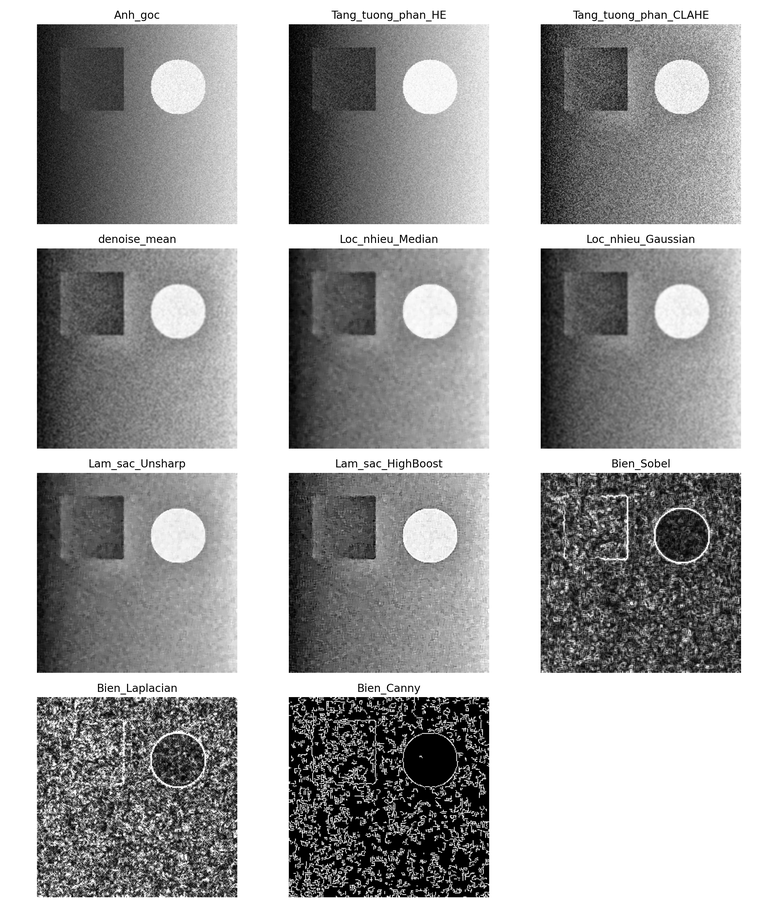
#> input picture outputs/Input_1/Tong_quan_qua_trinh.png, 778 x 907 px, shrunk from 2400 x 2800 before the run
$ python run_demo.py --input outputs/Input_1/Tong_quan_qua_trinh.png   (older library calls are emulated)
#> lines starting #> are read from the running program, lines starting #| are printed output that depends on the picture
### imgproc/io_utils.py
import os
import cv2
from typing import List

# Tạo thư mục nếu chưa tồn tại
def ensure_dir(path: str):
    if path:
        os.makedirs(path, exist_ok=True)

# Kiểm tra file có phải ảnh không
def is_image_file(p: str) -> bool:
    exts = (".png", ".jpg", ".jpeg", ".bmp", ".tif", ".tiff", ".webp")
    return p.lower().endswith(exts)

# Liệt kê tất cả ảnh trong thư mục
def list_images(folder: str) -> List[str]:
    return [os.path.join(folder, f) for f in sorted(os.listdir(folder)) if is_image_file(f)]

# Đọc ảnh ở dạng đen trắng
def load_gray(path: str):
    img = cv2.imread(path, cv2.IMREAD_GRAYSCALE)
    if img is None:
        raise FileNotFoundError(f"Cannot read image: {path}")
    return img

# Lưu ảnh kết quả ra file
def save_image(path: str, img):
    ensure_dir(os.path.dirname(path))
    cv2.imwrite(path, img)

### imgproc/edges.py
import cv2
import numpy as np

# Phát hiện biên theo hướng X-Y sử dụng Sobel
def sobel_edges(img_gray: np.ndarray) -> np.ndarray:
    gx = cv2.Sobel(img_gray, cv2.CV_64F, 1, 0, ksize=3)
    gy = cv2.Sobel(img_gray, cv2.CV_64F, 0, 1, ksize=3)
    mag = cv2.magnitude(gx, gy)
    mag = np.clip(mag, 0, 255).astype(np.uint8)
    return mag

# Phát hiện biên tổng quát (Laplacian)
def laplacian_edges(img_gray: np.ndarray) -> np.ndarray:
    lap = cv2.Laplacian(img_gray, cv2.CV_64F, ksize=3)
    lap = np.absolute(lap)
    lap = np.clip(lap, 0, 255).astype(np.uint8)
    return lap

# Phát hiện biên hiệu quả, lọc nhiễu tốt (Canny)
def canny_edges(img_gray: np.ndarray, t1=100, t2=200) -> np.ndarray:
    return cv2.Canny(img_gray, t1, t2)

### imgproc/pipeline.py
from dataclasses import dataclass
from email.mime import base
from typing import Dict, Any, List, Optional
import numpy as np
import cv2

from . import histogram as H
from . import denoise as D
from . import edges as E
from . import sharpen as S
from . import metrics as M

@dataclass
class PipelineConfig:
    use_he: bool = True
    use_clahe: bool = False
    mean_ksize: Optional[int] = None
    median_ksize: Optional[int] = None
    gauss_ksize: Optional[int] = None
    unsharp_amount: Optional[float] = None
    highboost_A: Optional[float] = None
    edge_methods: List[str] = None  # ["sobel","laplacian","canny"]

def run_pipeline(img_gray: np.ndarray, cfg: PipelineConfig) -> Dict[str, Any]:
    out = {"steps": {}}

    base = img_gray.copy()
    if cfg.use_he:
        base = H.hist_equalize(base)
        out["steps"]["he"] = base
    if cfg.use_clahe:
        base = H.clahe(base)
        out["steps"]["clahe"] = base

    denoised = {}
    if cfg.mean_ksize:
        denoised["mean"] = D.mean_filter(base, cfg.mean_ksize)
    if cfg.median_ksize:
        denoised["median"] = D.median_filter(base, cfg.median_ksize)
    if cfg.gauss_ksize:
        denoised["gauss"] = D.gaussian_filter(base, cfg.gauss_ksize)

    if "median" in denoised:
        current = denoised["median"]
    elif "gauss" in denoised:
        current = denoised["gauss"]
    elif "mean" in denoised:
        current = denoised["mean"]
    else:
        current = base
    out["steps"].update({f"denoise_{k}": v for k, v in denoised.items()})

    if cfg.unsharp_amount:
        current = S.unsharp_mask(current, amount=cfg.unsharp_amount)
        out["steps"]["unsharp"] = current
    if cfg.highboost_A:
        current = S.high_boost(current, A=cfg.highboost_A)
        out["steps"]["highboost"] = current

    edges = {}
    methods = cfg.edge_methods or []
    for m in methods:
        if m == "sobel":
            edges["sobel"] = E.sobel_edges(current)
        elif m == "laplacian":
            edges["laplacian"] = E.laplacian_edges(current)
        elif m == "canny":
            edges["canny"] = E.canny_edges(current)
    out["steps"].update({f"edges_{k}": v for k, v in edges.items()})

    out["metrics"] = {}
    for name, img in out["steps"].items():
        out["metrics"][name] = {
            "psnr_vs_input": M.psnr(img_gray, img),
            "ssim_vs_input": M.ssim(img_gray, img)
        }
    return out

### imgproc/metrics.py
import numpy as np
import cv2

# Đo mức nhiễu
def psnr(ref: np.ndarray, test: np.ndarray, max_val: float = 255.0) -> float:
    ref = ref.astype(np.float64)
    test = test.astype(np.float64)
    mse = np.mean((ref - test)**2)
    if mse == 0:
        return float('inf')
    return 20 * np.log10(max_val) - 10 * np.log10(mse)

# Đo độ giống cấu trúc giữa ảnh gốc và ảnh kết quả
def ssim(ref: np.ndarray, test: np.ndarray) -> float:
    ref = ref.astype(np.float64)
    test = test.astype(np.float64)

    K1, K2 = 0.01, 0.03
    L = 255
    C1, C2 = (K1 * L) ** 2, (K2 * L) ** 2

    gauss = cv2.getGaussianKernel(11, 1.5)
    window = gauss @ gauss.T

    mu1 = cv2.filter2D(ref, -1, window)
    mu2 = cv2.filter2D(test, -1, window)

    mu1_sq = mu1 * mu1
    mu2_sq = mu2 * mu2
    mu1_mu2 = mu1 * mu2

    sigma1_sq = cv2.filter2D(ref * ref, -1, window) - mu1_sq
    sigma2_sq = cv2.filter2D(test * test, -1, window) - mu2_sq
    sigma12   = cv2.filter2D(ref * test, -1, window) - mu1_mu2

    ssim_map = ((2 * mu1_mu2 + C1) * (2 * sigma12 + C2)) / ((mu1_sq + mu2_sq + C1) * (sigma1_sq + sigma2_sq + C2))
    return float(ssim_map.mean())

### imgproc/visualize.py
import os
import cv2
import numpy as np
import matplotlib.pyplot as plt
from .io_utils import ensure_dir

# Tạo figure n x 3, hiển thị ảnh theo thứ tự
def save_grid(out_path: str, titles_imgs):
    n = len(titles_imgs)
    cols = 3
    rows = int(np.ceil(n / cols))
    plt.figure(figsize=(4*cols, 3.5*rows))
    for i, (title, im) in enumerate(titles_imgs, 1):
        plt.subplot(rows, cols, i)
        cmap = 'gray' if (len(im.shape) == 2) else None
        plt.imshow(im, cmap=cmap)
        plt.title(title)
        plt.axis('off')
    ensure_dir(os.path.dirname(out_path))
    plt.tight_layout()
    plt.savefig(out_path, dpi=200)
    plt.close()

### run_demo.py
import os
import argparse
import cv2

from imgproc.io_utils import ensure_dir, load_gray, save_image, list_images, is_image_file
from imgproc.visualize import save_grid
from imgproc.pipeline import PipelineConfig, run_pipeline

def process_one_image(img_path: str, outdir: str, cfg: PipelineConfig):
    name = os.path.splitext(os.path.basename(img_path))[0]
    img = load_gray(img_path)

    # chạy pipeline
    result = run_pipeline(img, cfg)

    vi_names = {
        "clahe": "Tang_tuong_phan_CLAHE",
        "he": "Tang_tuong_phan_HE",
        "denoise_median": "Loc_nhieu_Median",
        "denoise_gauss": "Loc_nhieu_Gaussian",
        "highboost": "Lam_sac_HighBoost",
        "unsharp": "Lam_sac_Unsharp",
        "edges_canny": "Bien_Canny",
        "edges_sobel": "Bien_Sobel",
        "edges_laplacian": "Bien_Laplacian",
    }

    step_imgs = [("Anh_goc", img)]
    for k, v in result["steps"].items():
        vi_name = vi_names.get(k, k)
        out_p = os.path.join(outdir, name, f"{vi_name}.png")
        save_image(out_p, v)
        step_imgs.append((vi_name, v))

    grid_path = os.path.join(outdir, name, "Tong_quan_qua_trinh.png")
    save_grid(grid_path, step_imgs)

    print(f"\n== Metrics for {name} ==")
    for k, m in result["metrics"].items():
        print(f"{k:20s}  PSNR={m['psnr_vs_input']:.2f}  SSIM={m['ssim_vs_input']:.4f}")

def main():
    ap = argparse.ArgumentParser(description="Image Toolkit – Capstone")
    ap.add_argument("--input", required=True, help="Đường dẫn ảnh hoặc thư mục ảnh")
    ap.add_argument("--outdir", default="outputs", help="Thư mục xuất")
    ap.add_argument("--batch", action="store_true", help="Chế độ xử lý cả thư mục")
    ap.add_argument("--he", action="store_true", help="Dùng Histogram Equalization")
    ap.add_argument("--clahe", action="store_true", help="Dùng CLAHE")
    ap.add_argument("--mean", type=int, default=0, help="Kernel mean (0=off)")
    ap.add_argument("--median", type=int, default=0, help="Kernel median (0=off)")
    ap.add_argument("--gauss", type=int, default=0, help="Kernel gaussian (0=off)")
    ap.add_argument("--unsharp", type=float, default=0.0, help="Unsharp amount (0=off)")
    ap.add_argument("--highboost", type=float, default=0.0, help="High-boost A (0=off)")
    ap.add_argument("--edges", nargs="*", default=["sobel","laplacian","canny"],
                    help="Các phương pháp biên: sobel laplacian canny")
    args = ap.parse_args()

    ensure_dir(args.outdir)
    cfg = PipelineConfig(
        use_he=args.he,
        use_clahe=args.clahe,
        mean_ksize=(args.mean or None),
        median_ksize=(args.median or None),
        gauss_ksize=(args.gauss or None),
        unsharp_amount=(args.unsharp if args.unsharp > 0 else None),
        highboost_A=(args.highboost if args.highboost > 0 else None),
        edge_methods=args.edges
    )

    if args.batch:
        if not os.path.isdir(args.input):
            raise ValueError("Ở chế độ --batch, --input phải là thư mục!")
        imgs = [p for p in list_images(args.input)]
        if not imgs:
            print("Không tìm thấy ảnh trong thư mục.")
            return
        for p in imgs:
            print(f"Processing: {p}")
            process_one_image(p, args.outdir, cfg)
    else:
        if not is_image_file(args.input):
            raise ValueError("Hãy chỉ định đường dẫn tới 1 ảnh hợp lệ, hoặc dùng --batch cho thư mục.")
        process_one_image(args.input, args.outdir, cfg)
#> in load_gray, img is the input picture: shape (907, 778); min 0, max 255, mean 166.2
#> the loop in run_pipeline, `for m in methods:` made 3 passes
#> pass 1, in sobel_edges, `gy = cv2.Sobel(img_gray, cv2.CV_64F, 0, 1, ksize=3)`:
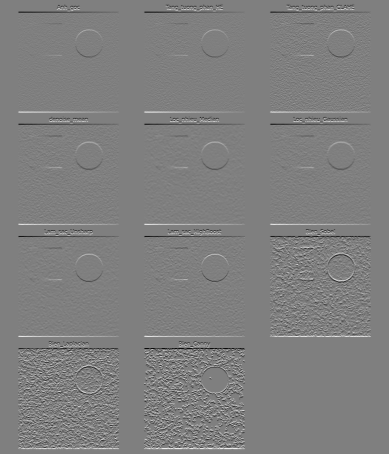
#> gy: shape (907, 778) float64 (shown at 1/2 size); min -1020, max 1020, mean 0; drawn with min black and max white
#> pass 1, in sobel_edges, `mag = cv2.magnitude(gx, gy)`:
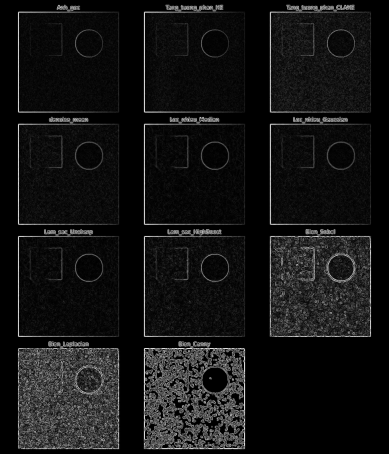
#> mag: shape (907, 778) float64 (shown at 1/2 size); min 0, max 1078.4, mean 85.3; drawn with min black and max white
#> pass 1, in sobel_edges, `mag = np.clip(mag, 0, 255).astype(np.uint8)`:
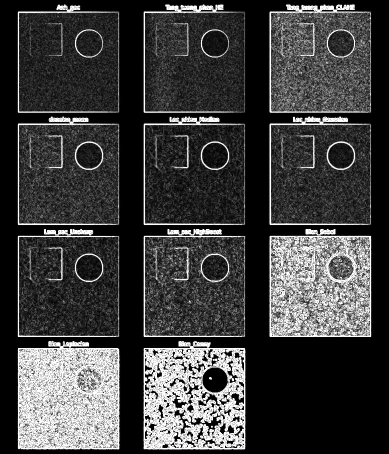
#> mag: shape (907, 778) (shown at 1/2 size); min 0, max 255, mean 62
#> after the loop in run_pipeline, `for m in methods:`: edges = 3 items
#> the loop in run_pipeline, `for name, img in out["steps"].items():` made 3 passes
#> mse in psnr on passes 1 to 3: 31046.7, 31256.7, 35355.7
#> pass 1, in ssim, `mu2 = cv2.filter2D(test, -1, window)`:
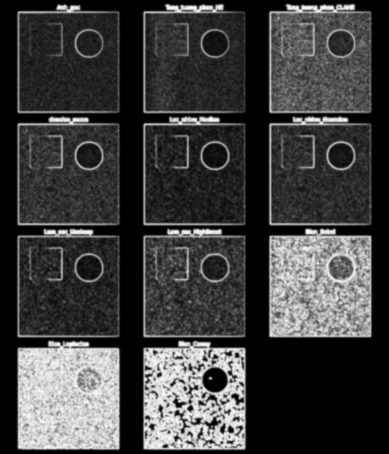
#> mu2: shape (907, 778) float64 (shown at 1/2 size); min -1.42e-13, max 253.9, mean 62; drawn with min black and max white
#> after the loop in run_pipeline, `for name, img in out["steps"].items():`: out = 2 items
#> the loop in process_one_image, `for k, v in result["steps"].items():` made 3 passes
#> (k, vi_name) on passes 1 to 3: ('edges_sobel', 'Bien_Sobel'), ('edges_laplacian', 'Bien_Laplacian'), ('edges_canny', 'Bien_Canny')
#> pass 2, in save_image (call 2), `cv2.imwrite(path, img)`:
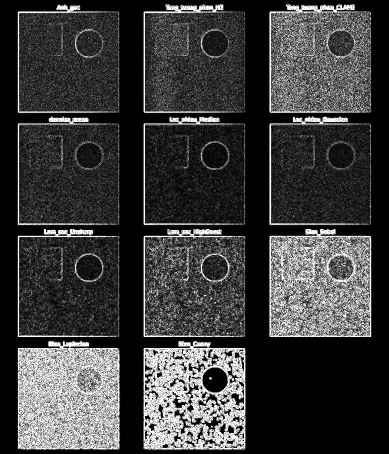
#> saved as Bien_Laplacian.png: shape (907, 778) (shown at 1/2 size); min 0, max 255, mean 59.2
#> after the loop in process_one_image, `for k, v in result["steps"].items():`: step_imgs = 4 items
#> in save_grid, `n = len(titles_imgs)`: n = 4
#> in save_grid, `rows = int(np.ceil(n / cols))`: rows = 2
#> the loop in save_grid, `for i, (title, im) in enumerate(titles_imgs, 1):` made 4 passes
#> in save_grid, `plt.savefig(out_path, dpi=200)`:
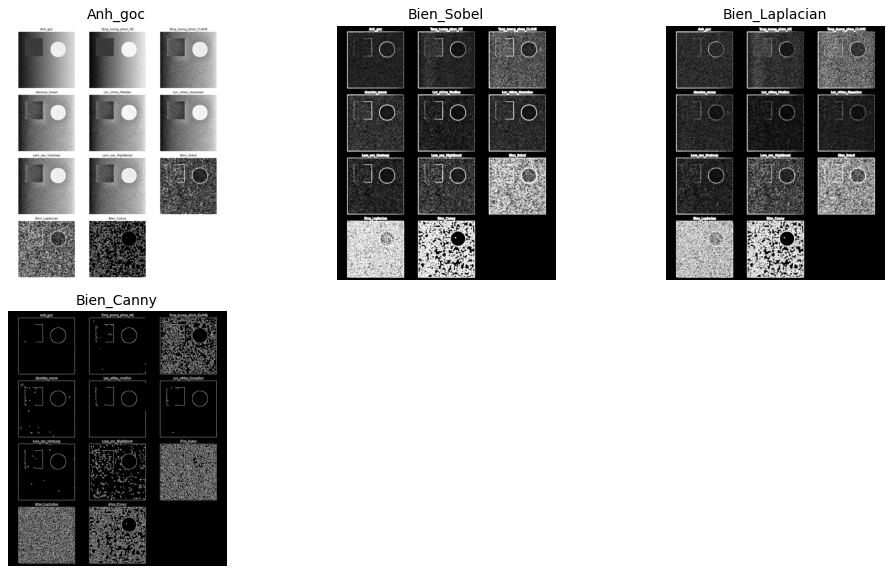
#> figure drawn by matplotlib, 4 panels
#> the loop in process_one_image, `for k, m in result["metrics"].items():` made 3 passes
#> (k, m) on passes 1 to 3: ('edges_sobel', {'psnr_vs_input': 3.21, 'ssim_vs_input': 0.0376}), ('edges_laplacian', {'psnr_vs_input': 3.18, 'ssim_vs_input': 0.0218}), ('edges_canny', {'psnr_vs_input': 2.65, 'ssim_vs_input': 0.0164})
#> (printed output is left out)

if __name__ == "__main__":
    main()

$ run again, with outputs/Input_1/Bien_Laplacian.png copied over outputs/Input_1/Tong_quan_qua_trinh.png
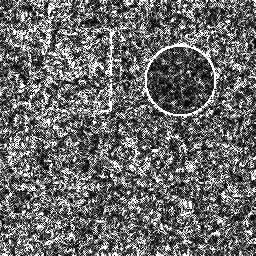
#> input picture outputs/Input_1/Bien_Laplacian.png, 256 x 256 px
#> in load_gray, img is the input picture: shape (256, 256); min 0, max 255, mean 105.9
#> after the loop in run_pipeline, `for m in methods:`: edges = 3 items
#> the loop in run_pipeline, `for name, img in out["steps"].items():` made 3 passes
#> mse in psnr on passes 1 to 3: 20970, 21121, 21405.3
#> pass 1, in ssim, `mu2 = cv2.filter2D(test, -1, window)`:
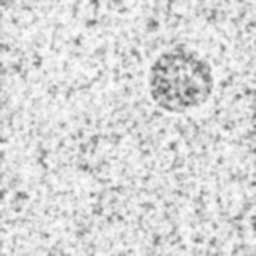
#> mu2: shape (256, 256) float64; min 90.37, max 253.2, mean 216.1
#> after the loop in run_pipeline, `for name, img in out["steps"].items():`: out = 2 items
#> the loop in process_one_image, `for k, v in result["steps"].items():` made 3 passes
#> (k, vi_name) on passes 1 to 3: ('edges_sobel', 'Bien_Sobel'), ('edges_laplacian', 'Bien_Laplacian'), ('edges_canny', 'Bien_Canny')
#> after the loop in process_one_image, `for k, v in result["steps"].items():`: step_imgs = 4 items
#> n = 4
#> rows = 2
#> the loop in save_grid, `for i, (title, im) in enumerate(titles_imgs, 1):` made 4 passes
#> in save_grid, `plt.savefig(out_path, dpi=200)`:
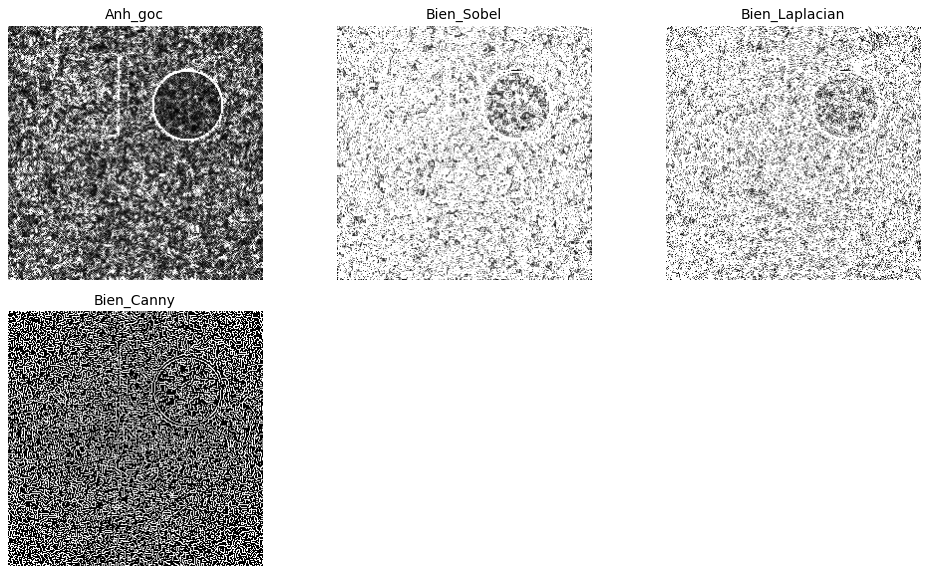
#> figure drawn by matplotlib, 4 panels
#> the loop in process_one_image, `for k, m in result["metrics"].items():` made 3 passes
#> (k, m) on passes 1 to 3: ('edges_sobel', {'psnr_vs_input': 4.91, 'ssim_vs_input': 0.0467}), ('edges_laplacian', {'psnr_vs_input': 4.88, 'ssim_vs_input': 0.0611}), ('edges_canny', {'psnr_vs_input': 4.83, 'ssim_vs_input': 0.00929})
#> (printed output is left out)

$ run again, with outputs/Input_1/Bien_Sobel.png copied over outputs/Input_1/Tong_quan_qua_trinh.png
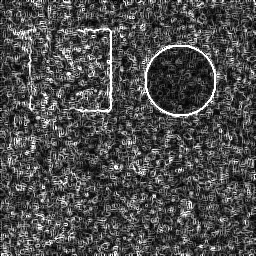
#> input picture outputs/Input_1/Bien_Sobel.png, 256 x 256 px
#> in load_gray, img is the input picture: shape (256, 256); min 0, max 255, mean 76.4
#> after the loop in run_pipeline, `for m in methods:`: edges = 3 items
#> the loop in run_pipeline, `for name, img in out["steps"].items():` made 3 passes
#> mse in psnr on passes 1 to 3: 16327.3, 19414.7, 18628.5
#> pass 1, in ssim, `mu2 = cv2.filter2D(test, -1, window)`:
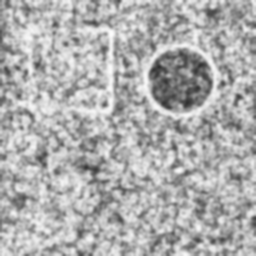
#> mu2: shape (256, 256) float64; min 48.04, max 252.9, mean 175.1
#> after the loop in run_pipeline, `for name, img in out["steps"].items():`: out = 2 items
#> the loop in process_one_image, `for k, v in result["steps"].items():` made 3 passes
#> (k, vi_name) on passes 1 to 3: ('edges_sobel', 'Bien_Sobel'), ('edges_laplacian', 'Bien_Laplacian'), ('edges_canny', 'Bien_Canny')
#> after the loop in process_one_image, `for k, v in result["steps"].items():`: step_imgs = 4 items
#> n = 4
#> rows = 2
#> the loop in save_grid, `for i, (title, im) in enumerate(titles_imgs, 1):` made 4 passes
#> in save_grid, `plt.savefig(out_path, dpi=200)`:
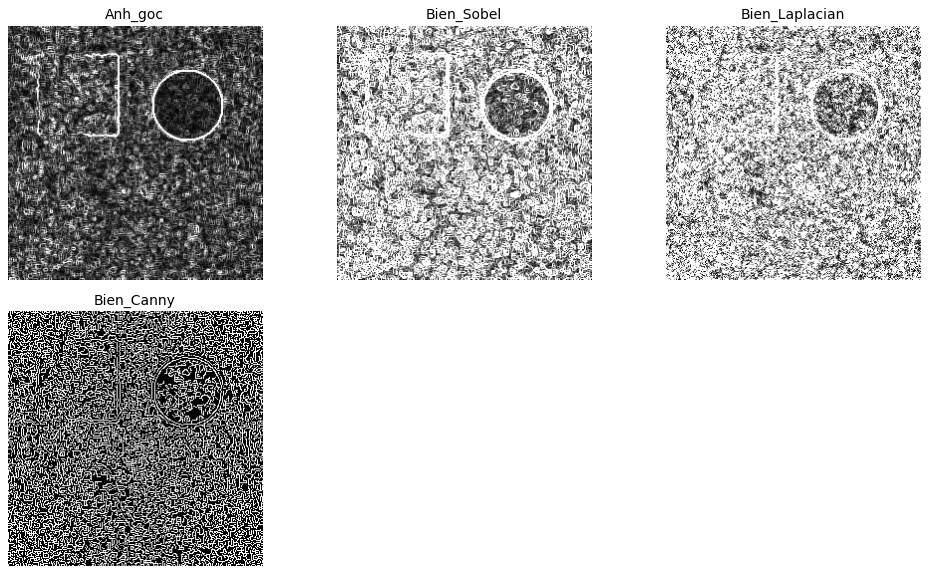
#> figure drawn by matplotlib, 4 panels
#> the loop in process_one_image, `for k, m in result["metrics"].items():` made 3 passes
#> (k, m) on passes 1 to 3: ('edges_sobel', {'psnr_vs_input': 6, 'ssim_vs_input': 0.0441}), ('edges_laplacian', {'psnr_vs_input': 5.25, 'ssim_vs_input': 0.0667}), ('edges_canny', {'psnr_vs_input': 5.43, 'ssim_vs_input': -0.0204})
#> (printed output is left out)
